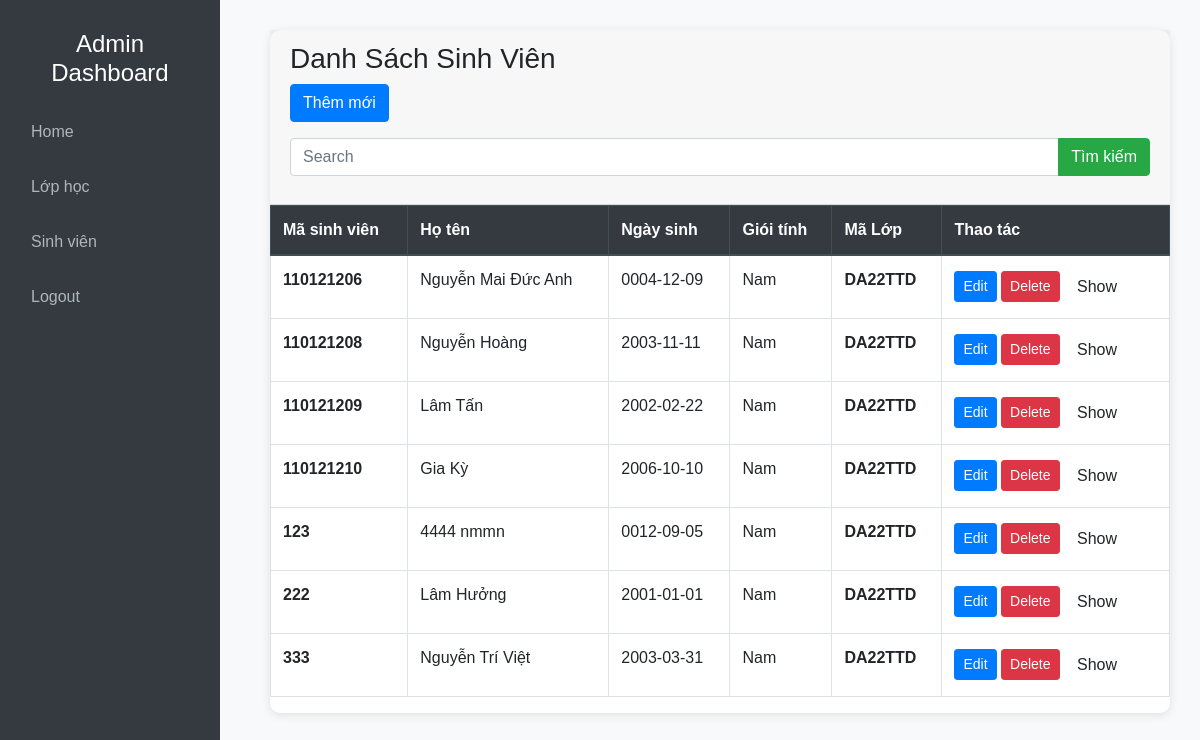
Page /admin/index.php?action=qlsv&query=lietke on the earlier database version.
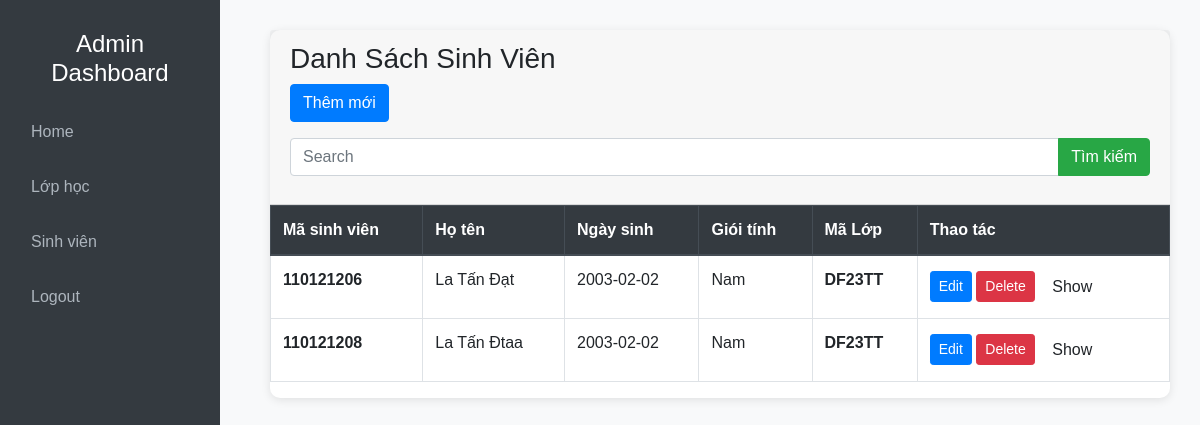
Same page on the later database version.
### tables this page shows
CREATE TABLE `sinhvien` (
  `maSV` varchar(9) NOT NULL COMMENT 'Mã sinh viên',
  `hoLot` varchar(20) NOT NULL COMMENT 'Họ lót',
  `tenSV` varchar(10) NOT NULL COMMENT 'Tên sinh viên',
  `ngaySinh` date NOT NULL COMMENT 'Ngày sinh',
  `gioiTinh` varchar(6) NOT NULL COMMENT 'Giới tính',
  `maLop` varchar(20) NOT NULL COMMENT 'Mã Lớp',
  `email` varchar(255) NOT NULL COMMENT 'Email',
  `soDT` varchar(11) NOT NULL COMMENT 'Số điện thoại',
  `diaChi` text NOT NULL COMMENT 'Địa chỉ',
  `hinhAnh` varchar(255) NOT NULL COMMENT 'Hình ảnh'
);

### admin/modules/qlSV/lietke.php (the view)
<?php
    if (isset($_POST['search'])) {
        $SearchText = $_POST['SearchText'];
        $sql = "SELECT * FROM sinhvien WHERE maSV LIKE '%$SearchText%' OR hoLot LIKE '%$SearchText%' OR tenSV LIKE '%$SearchText%'";
    } else {
        $sql = "SELECT * FROM sinhvien";
    }
    $query = mysqli_query($conn, $sql);
?>
<div class="card">
        <div class="card-header ">
            <h3>Danh Sách Sinh Viên</h3>
            <a class = "btn btn-primary mb-3" href = "index.php?action=qlsv&query=them">Thêm mới</a>
            <form action="" method = "POST">
                <div class="input-group mb-3">
                    <input type="text" class="form-control" placeholder="Search" name = "SearchText">
                    <div class="input-group-append">
                        <button class="btn btn-success" type="submit" name="search">Tìm kiếm</button>
                    </div>
                </div>
            </form>
        </div>
        <table class="table table-bordered table-hover">
            <thead class="thead-dark">
                <tr>
                    <th scope="col">Mã sinh viên</th>
                    <th scope="col">Họ tên</th>
                    <th scope="col">Ngày sinh</th>
                    <th scope="col">Giói tính</th>
                    <th scope="col">Mã Lớp</th>
                    <th scope="col">Thao tác</th>
                </tr>
            </thead>
            <tbody>
            <?php while($row = mysqli_fetch_assoc($query)){?>
                <tr>
                    <th><?php echo $row['maSV'] ?></th>
                    <td><?php echo $row['hoLot'] . " " . $row['tenSV']; ?></td>
                    <td><?php echo $row['ngaySinh']?></td>
                    <td><?php echo $row['gioiTinh']?></td>
                    <th><?php echo $row['maLop']?></th>
                    <td>
                        <a href="?action=qlsv&query=sua&masv=<?php echo $row['maSV'] ?>" class="btn btn-sm btn-primary" class="btn btn-sm btn-danger" type="submit" >Edit</a>
                        <a onclick = "return confirm('Bạn có thực sự muốn xóa không?')" href="modules/qlSV/xuly.php?masv=<?php echo $row['maSV']; ?>" class="btn btn-sm btn-danger" type="submit">Delete</a>
                        <a class="btn " href="index.php?action=qlsv&query=thongtin&masv=<?php echo $row['maSV'] ?>">Show</a>
                    </td>
                </tr>
            <?php } ?>
            </tbody>
        </table>
    </div>

### admin/index.php (shortened to what this page needs)
<!DOCTYPE html>
<html lang="en">
<head>
    <link href="https://stackpath.bootstrapcdn.com/bootstrap/4.5.2/css/bootstrap.min.css" rel="stylesheet">
    <link rel="stylesheet" type="text/css" href="../css/dasboard.css">
</head>
<body>
    <?php
        include('./modules/menu.php');
        include('./modules/main.php');
    ?>
</body>
</html>

### admin/modules/menu.php
<div class="sidebar">
    <h4 class="text-white text-center">Admin Dashboard</h4>
    <ul class="nav flex-column mt-4">
        <li class="nav-item">
            <a class="nav-link " href="#">Home</a>
        </li>
        <li class="nav-item">
            <a class="nav-link " href="index.php?action=qllop&query=lietke">Lớp học</a>
        </li>
        <li class="nav-item">
            <a class="nav-link" href="index.php?action=qlsv&query=lietke">Sinh viên</a>
        </li>
        <li class="nav-item">
            <a class="nav-link" href="#">Logout</a>
        </li>
    </ul>
</div>

### admin/modules/main.php
<div class="content">
    <?php
        if(isset($_GET['action']) && $_GET['query']){
            $tam = $_GET['action'];
            $query = $_GET['query'];
        }else{
            $tam = '';
            $query = '';
        }
        if($tam == 'qllop' && $query == 'lietke'){
            include('modules/qlLop/lietke.php');
        }elseif($tam == 'qllop' && $query == 'them'){
            include('modules/qlLop/them.php');
        }elseif($tam == 'qllop' && $query == 'sua'){
            include('modules/qlLop/sua.php');
        }elseif($tam == 'qlsv' && $query == 'lietke'){
            include('modules/qlSV/lietke.php');
        }elseif($tam == 'qlsv' && $query == 'them'){
            include('modules/qlSV/them.php');
        }elseif($tam == 'qlsv' && $query == 'sua'){
            include('modules/qlSV/sua.php');
        }elseif($tam == 'qllop' && $query == 'showup'){
            include('modules/qlLop/showup.php');
        }elseif($tam == 'qlsv' && $query == 'thongtin'){
            include('modules/qlSV/thongtinchitiet.php');
        }
    ?>
</div>

### css/dasboard.css (style rules this page uses)
body { font-family: 'Arial', sans-serif; background-color: #f8f9fa; }
.sidebar { height: 100vh; background-color: #343a40; padding: 30px 15px; position: fixed; top: 0; left: 0; width: 220px; z-index: 1000; }
.sidebar .nav-link { color: #adb5bd; font-size: 16px; margin-bottom: 15px; }
.content { margin-left: 240px; padding: 30px; }
.card { border: none; border-radius: 10px; box-shadow: 0 2px 10px rgba(0, 0, 0, 0.1); margin-bottom: 20px; }

Differences in the rows shown:
removed sinhvien: maSV "110121209", hoLot "Lâm", tenSV "Tấn", ngaySinh "2002-02-22", gioiTinh "Nam", maLop "DA22TTD"
removed sinhvien: maSV "110121210", hoLot "Gia", tenSV "Kỳ", ngaySinh "2006-10-10", gioiTinh "Nam", maLop "DA22TTD"
removed sinhvien: maSV "123", hoLot "4444", tenSV "nmmn", ngaySinh "0012-09-05", gioiTinh "Nam", maLop "DA22TTD"
removed sinhvien: maSV "222", hoLot "Lâm", tenSV "Hưởng", ngaySinh "2001-01-01", gioiTinh "Nam", maLop "DA22TTD"
removed sinhvien: maSV "333", hoLot "Nguyễn", tenSV "Trí Việt", ngaySinh "2003-03-31", gioiTinh "Nam", maLop "DA22TTD"
changed sinhvien id 110121206: hoLot "Nguyễn Mai" → "La"; tenSV "Đức Anh" → "Tấn Đạt"; ngaySinh "0004-12-09" → "2003-02-02"; maLop "DA22TTD" → "DF23TT"
changed sinhvien id 110121208: hoLot "Nguyễn" → "La"; tenSV "Hoàng" → "Tấn Đtaa"; ngaySinh "2003-11-11" → "2003-02-02"; maLop "DA22TTD" → "DF23TT"
